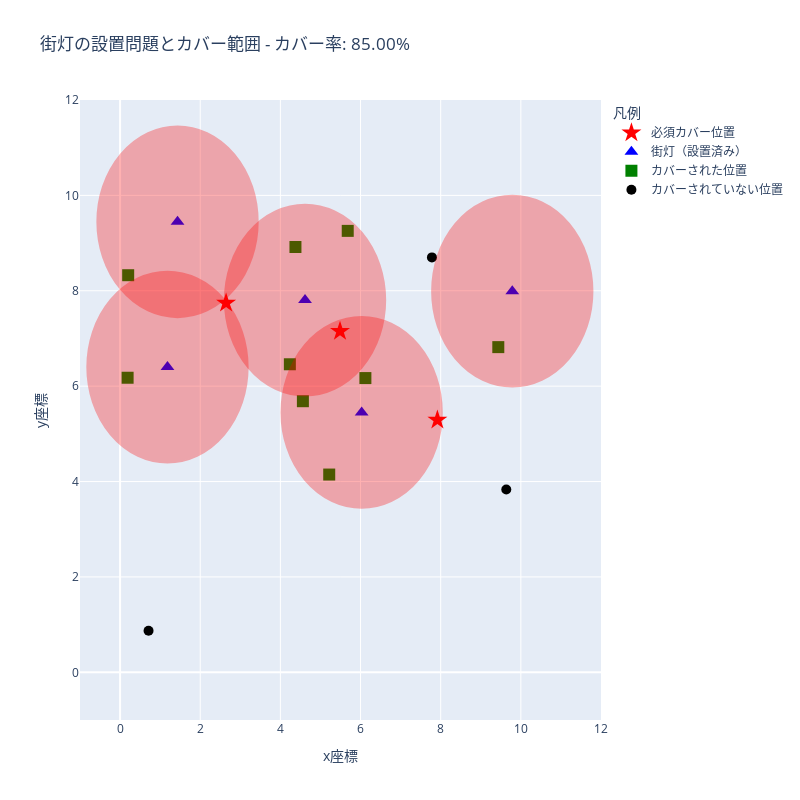

Notebook code for this chart:
### Code cell
import plotly.graph_objects as go


# 結果の可視化
is_legend_placed_lamps = True
is_legend_not_placed_lamps = True
is_plot_covered_points = True


fig = go.Figure()
for i, (pos, lamp, cover) in enumerate(zip(positions, lamp_status, point_covered)):
    if lamp == 1:
        fig.add_shape(
            type="circle",
            xref="x",
            yref="y",
            x0=pos[0] - coverage_range,
            y0=pos[1] - coverage_range,
            x1=pos[0] + coverage_range,
            y1=pos[1] + coverage_range,
            line_color="red",
            fillcolor="red",
            opacity=0.3,
            name="カバー範囲" if i == 0 else "",
            showlegend=False,
        )
        show_legend = is_legend_placed_lamps
        fig.add_trace(
            go.Scatter(
                x=[pos[0]],
                y=[pos[1]],
                mode="markers",
                marker=dict(color="blue", symbol="triangle-up", size=12),
                name="街灯（設置済み）",
                showlegend=show_legend,
            )
        )
        is_legend_placed_lamps = False
    elif cover == 0:
        show_legend = i not in mandatory_points and is_plot_covered_points
        fig.add_trace(
            go.Scatter(
                x=[pos[0]],
                y=[pos[1]],
                mode="markers",
                marker=dict(color="black", symbol="circle", size=10),
                name="カバーされていない位置"
                if i not in mandatory_points and is_plot_covered_points
                else "",
                showlegend=show_legend,
            )
        )
        is_plot_covered_points = False
    elif i in mandatory_points:
        show_legend = i == mandatory_points[0]
        fig.add_trace(
            go.Scatter(
                x=[pos[0]],
                y=[pos[1]],
                mode="markers",
                marker=dict(color="red", symbol="star", size=15),
                name="必須カバー位置",
                showlegend=show_legend,
            )
        )
    else:
        show_legend = is_legend_not_placed_lamps
        fig.add_trace(
            go.Scatter(
                x=[pos[0]],
                y=[pos[1]],
                mode="markers",
                marker=dict(color="green", symbol="square", size=12),
                name="カバーされた位置",
                showlegend=show_legend,
            )
        )
        is_legend_not_placed_lamps = False

# グラフ設定
fig.update_layout(
    title=f"街灯の設置問題とカバー範囲 - カバー率: {coverage_rate:.2f}%",
    xaxis_title="x座標",
    yaxis_title="y座標",
    legend_title="凡例",
    width=800,
    height=800,
    xaxis=dict(range=[-1, 12]),
    yaxis=dict(range=[-1, 12]),
)

fig.show()

### Figure 1 — Plotly figure (JSON) as saved in the notebook; plotly's stock layout.template omitted (floating-point values rounded to 4 significant figures)
{"data": [{"marker": {"color": "red", "size": 15, "symbol": "star"}, "mode": "markers", "name": "必須カバー位置", "showlegend": true, "type": "scatter", "x": [5.488], "y": [7.152]}, {"marker": {"color": "blue", "size": 12, "symbol": "triangle-up"}, "mode": "markers", "name": "街灯（設置済み）", "showlegend": true, "type": "scatter", "x": [6.028], "y": [5.449]}, {"marker": {"color": "green", "size": 12, "symbol": "square"}, "mode": "markers", "name": "カバーされた位置", "showlegend": true, "type": "scatter", "x": [4.237], "y": [6.459]}, {"marker": {"color": "green", "size": 12, "symbol": "square"}, "mode": "markers", "name": "カバーされた位置", "showlegend": false, "type": "scatter", "x": [4.376], "y": [8.918]}, {"marker": {"color": "black", "size": 10, "symbol": "circle"}, "mode": "markers", "name": "カバーされていない位置", "showlegend": true, "type": "scatter", "x": [9.637], "y": [3.834]}, {"marker": {"color": "red", "size": 15, "symbol": "star"}, "mode": "markers", "name": "必須カバー位置", "showlegend": false, "type": "scatter", "x": [7.917], "y": [5.289]}, {"marker": {"color": "green", "size": 12, "symbol": "square"}, "mode": "markers", "name": "カバーされた位置", "showlegend": false, "type": "scatter", "x": [5.68], "y": [9.256]}, {"marker": {"color": "black", "size": 10, "symbol": "circle"}, "mode": "markers", "name": "", "showlegend": false, "type": "scatter", "x": [0.7104], "y": [0.8713]}, {"marker": {"color": "green", "size": 12, "symbol": "square"}, "mode": "markers", "name": "カバーされた位置", "showlegend": false, "type": "scatter", "x": [0.2022], "y": [8.326]}, {"marker": {"color": "black", "size": 10, "symbol": "circle"}, "mode": "markers", "name": "", "showlegend": false, "type": "scatter", "x": [7.782], "y": [8.7]}, {"marker": {"color": "blue", "size": 12, "symbol": "triangle-up"}, "mode": "markers", "name": "街灯（設置済み）", "showlegend": false, "type": "scatter", "x": [9.786], "y": [7.992]}, {"marker": {"color": "blue", "size": 12, "symbol": "triangle-up"}, "mode": "markers", "name": "街灯（設置済み）", "showlegend": false, "type": "scatter", "x": [4.615], "y": [7.805]}, {"marker": {"color": "blue", "size": 12, "symbol": "triangle-up"}, "mode": "markers", "name": "街灯（設置済み）", "showlegend": false, "type": "scatter", "x": [1.183], "y": [6.399]}, {"marker": {"color": "blue", "size": 12, "symbol": "triangle-up"}, "mode": "markers", "name": "街灯（設置済み）", "showlegend": false, "type": "scatter", "x": [1.434], "y": [9.447]}, {"marker": {"color": "green", "size": 12, "symbol": "square"}, "mode": "markers", "name": "カバーされた位置", "showlegend": false, "type": "scatter", "x": [5.218], "y": [4.147]}, {"marker": {"color": "red", "size": 15, "symbol": "star"}, "mode": "markers", "name": "必須カバー位置", "showlegend": false, "type": "scatter", "x": [2.646], "y": [7.742]}, {"marker": {"color": "green", "size": 12, "symbol": "square"}, "mode": "markers", "name": "カバーされた位置", "showlegend": false, "type": "scatter", "x": [4.562], "y": [5.684]}, {"marker": {"color": "green", "size": 12, "symbol": "square"}, "mode": "markers", "name": "カバーされた位置", "showlegend": false, "type": "scatter", "x": [0.1879], "y": [6.176]}, {"marker": {"color": "green", "size": 12, "symbol": "square"}, "mode": "markers", "name": "カバーされた位置", "showlegend": false, "type": "scatter", "x": [6.121], "y": [6.169]}, {"marker": {"color": "green", "size": 12, "symbol": "square"}, "mode": "markers", "name": "カバーされた位置", "showlegend": false, "type": "scatter", "x": [9.437], "y": [6.818]}], "layout": {"height": 800, "legend": {"title": {"text": "凡例"}}, "shapes": [{"fillcolor": "red", "line": {"color": "red"}, "name": "", "opacity": 0.3, "showlegend": false, "type": "circle", "x0": 4.028, "x1": 8.028, "xref": "x", "y0": 3.449, "y1": 7.449, "yref": "y"}, {"fillcolor": "red", "line": {"color": "red"}, "name": "", "opacity": 0.3, "showlegend": false, "type": "circle", "x0": 7.786, "x1": 11.79, "xref": "x", "y0": 5.992, "y1": 9.992, "yref": "y"}, {"fillcolor": "red", "line": {"color": "red"}, "name": "", "opacity": 0.3, "showlegend": false, "type": "circle", "x0": 2.615, "x1": 6.615, "xref": "x", "y0": 5.805, "y1": 9.805, "yref": "y"}, {"fillcolor": "red", "line": {"color": "red"}, "name": "", "opacity": 0.3, "showlegend": false, "type": "circle", "x0": -0.8173, "x1": 3.183, "xref": "x", "y0": 4.399, "y1": 8.399, "yref": "y"}, {"fillcolor": "red", "line": {"color": "red"}, "name": "", "opacity": 0.3, "showlegend": false, "type": "circle", "x0": -0.5665, "x1": 3.434, "xref": "x", "y0": 7.447, "y1": 11.45, "yref": "y"}], "title": {"text": "街灯の設置問題とカバー範囲 - カバー率: 85.00%"}, "width": 800, "xaxis": {"range": [-1, 12], "title": {"text": "x座標"}}, "yaxis": {"range": [-1, 12], "title": {"text": "y座標"}}}}
